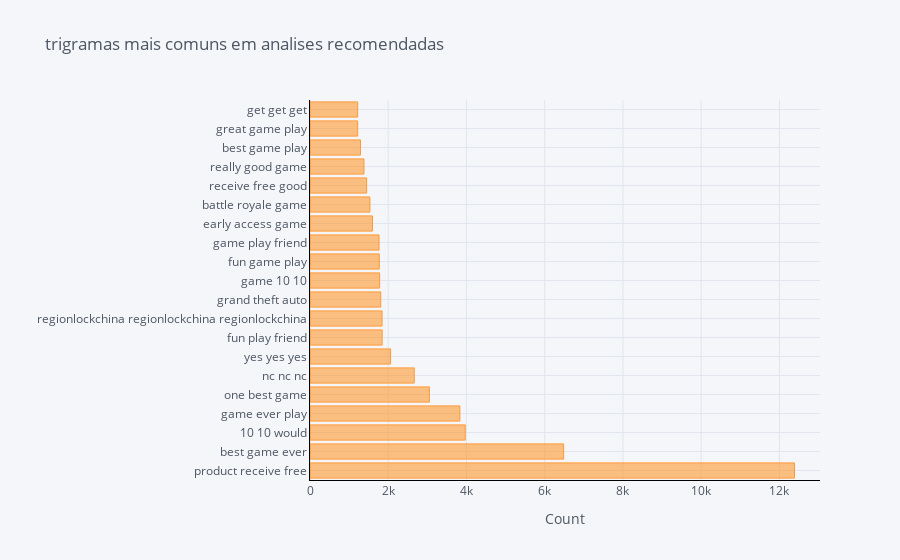

The notebook cell this image was saved under:
### Code cell
def get_top_n_trigram(corpus, n=None):
    vec = CountVectorizer(ngram_range=(3, 3)).fit(corpus)
    bag_of_words = vec.transform(corpus)
    sum_words = bag_of_words.sum(axis=0) 
    words_freq = [(word, sum_words[0, idx]) for word, idx in vec.vocabulary_.items()]
    words_freq =sorted(words_freq, key = lambda x: x[1], reverse=True)
    return words_freq[:n]
common_words = get_top_n_trigram(steam['lemmatized'], 20)
df6 = pandas.DataFrame(common_words, columns = ['lemmatized' , 'count'])
df6.groupby('lemmatized').sum()['count'].sort_values(ascending=False).iplot(
    kind='barh', xTitle='Count', linecolor='black', title=f'trigramas mais comuns em analises {analise}')

### Figure 1 — Plotly figure (JSON) as saved in the notebook; plotly's stock layout.template omitted (floating-point values rounded to 4 significant figures)
{"data": [{"marker": {"color": "rgba(255, 153, 51, 0.6)", "line": {"color": "rgba(255, 153, 51, 1.0)", "width": 1}}, "name": "count", "orientation": "h", "text": "", "type": "bar", "x": [12386, 6485, 3968, 3832, 3052, 2665, 2060, 1845, 1843, 1809, 1781, 1771, 1765, 1598, 1532, 1448, 1380, 1290, 1220, 1219], "y": ["product receive free", "best game ever", "10 10 would", "game ever play", "one best game", "nc nc nc", "yes yes yes", "fun play friend", "regionlockchina regionlockchina regionlockchina", "grand theft auto", "game 10 10", "fun game play", "game play friend", "early access game", "battle royale game", "receive free good", "really good game", "best game play", "great game play", "get get get"]}], "layout": {"autosize": true, "legend": {"bgcolor": "#F5F6F9", "font": {"color": "#4D5663"}}, "paper_bgcolor": "#F5F6F9", "plot_bgcolor": "#F5F6F9", "title": {"font": {"color": "#4D5663"}, "text": "trigramas mais comuns em analises recomendadas"}, "xaxis": {"autorange": true, "gridcolor": "#E1E5ED", "linecolor": "black", "range": [0, 13040.0], "showgrid": true, "tickfont": {"color": "#4D5663"}, "title": {"font": {"color": "#4D5663"}, "text": "Count"}, "type": "linear", "zerolinecolor": "#E1E5ED"}, "yaxis": {"autorange": true, "gridcolor": "#E1E5ED", "linecolor": "black", "range": [-0.5, 19.5], "showgrid": true, "tickfont": {"color": "#4D5663"}, "title": {"font": {"color": "#4D5663"}, "text": ""}, "type": "category", "zerolinecolor": "#E1E5ED"}}}
